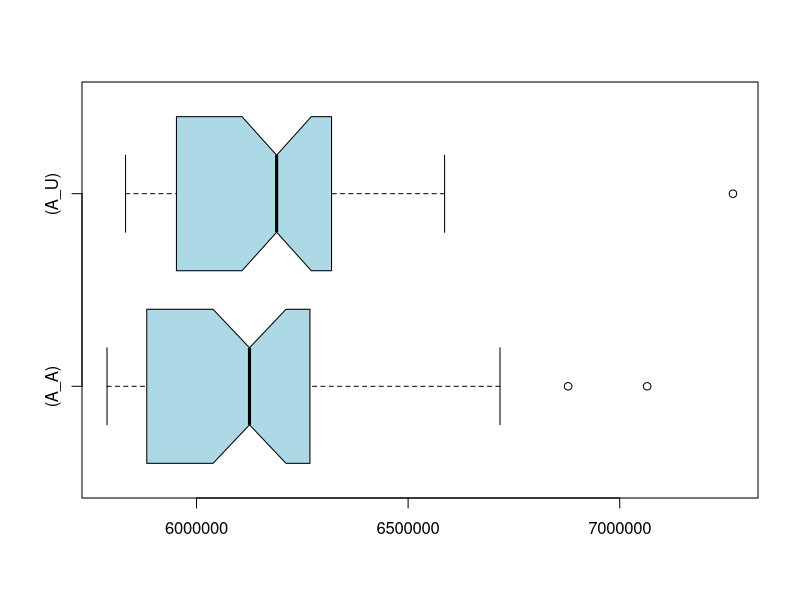

Source code (R):
if (exists("A_A")) remove("A_A")
if (exists("A_U")) remove("A_U")
if (exists("C_A")) remove("C_A")
if (exists("C_U")) remove("C_U")
A_U<-c(6311411,5936852,5891645,6232091,6279713,6586202,6376169,6254048,6037709,6208719,6504100,6160038,6195300,6228244,6319124,6513337,6212973,6183384,6355122,6165144,6557862,6197518,6116085,6152671,6201842,6470108,6196508,7267614,5866286,6196066,6338339,6459159,5969751,6180495,5963502,6096664,5864042,5940563,6479437,6032927,5926001,5874424,6017831,6431763,5832358,5952606,5879768,5941687,5871683,5881152)
A_A<-c(7064873,5792092,5791788,5847624,6878122,6262927,6340055,6717171,6317001,6111412,6705126,6139072,6154927,6483793,6245613,6108230,6151331,6193613,6411929,6233581,6180537,6068792,6175124,6552605,6357323,6200432,6087337,6195897,5998328,5859412,5973078,6586459,5980995,6268029,6040630,6050881,5921071,5788604,5972118,5861821,5855396,6172852,5835049,5836237,5832213,5882453,6049623,5808290,5810533,6279673)
if (exists("A_U")) boxplot.stats(A_U)
if (exists("A_A")) boxplot.stats(A_A)
if (exists("C_U")) boxplot.stats(C_U)
if (exists("C_A")) boxplot.stats(C_A)
if (exists("A_U")) summary(A_U)
if (exists("A_A")) summary(A_A)
if (exists("C_U")) summary(C_U)
if (exists("C_A")) summary(C_A)
if (exists("A_U")) boxplot(A_A,A_U,col="lightblue",horizontal=TRUE,match=TRUE,names=c("(A_A)","(A_U)"),notch=TRUE)
if (exists("C_U")) boxplot(C_A,C_U,col="lightblue",horizontal=TRUE,match=TRUE,names=c("(C_A)","(C_U)"),notch=TRUE)
